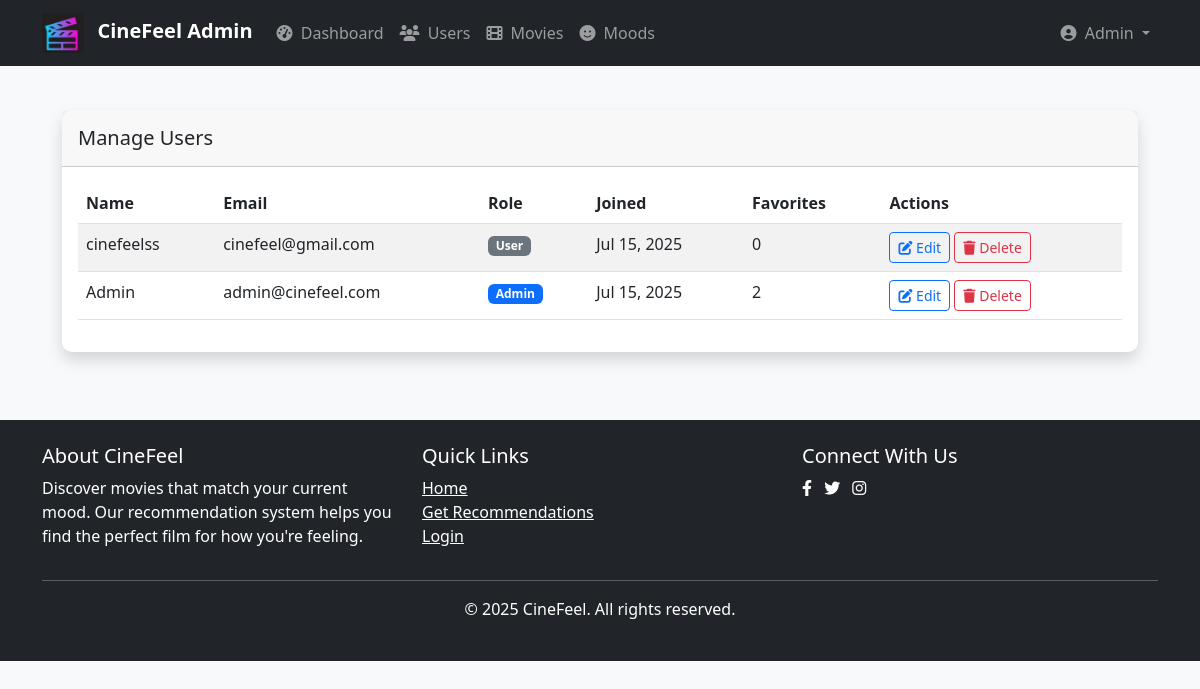
The page /admin/users.php (signed in) on the database its author committed.
### tables this page shows
CREATE TABLE `users` (
  `user_id` int(11) NOT NULL,
  `name` varchar(100) NOT NULL,
  `email` varchar(100) NOT NULL,
  `password` varchar(255) NOT NULL,
  `role` enum('user','admin') DEFAULT 'user',
  `created_at` timestamp NOT NULL DEFAULT current_timestamp()
);

### admin/users.php (the view, shortened to what this page needs)
<?php
require_once '../includes/auth.php';
$users = $pdo->query("
    SELECT u.*, COUNT(f.favorite_id) as favorite_count
    FROM users u
    LEFT JOIN favorites f ON u.user_id = f.user_id
    GROUP BY u.user_id
    ORDER BY u.created_at DESC
")->fetchAll();
require_once '../includes/header.php';
?>
<div class="admin-container">
    <div class="card shadow mb-4">
        <div class="card-header py-3">
            <h2 class="h5 mb-0">Manage Users</h2>
        </div>
        <div class="card-body">
            <div class="table-responsive">
                <table class="table table-striped table-hover">
                    <thead>
                        <tr>
                            <th>Name</th>
                            <th>Email</th>
                            <th>Role</th>
                            <th>Joined</th>
                            <th>Favorites</th>
                            <th>Actions</th>
                        </tr>
                    </thead>
                    <tbody>
                        <?php foreach ($users as $user): ?>
                        <tr>
                            <td><?php echo htmlspecialchars($user['name']); ?></td>
                            <td><?php echo htmlspecialchars($user['email']); ?></td>
                            <td>
                                <span class="badge <?php echo $user['role'] === 'admin' ? 'bg-primary' : 'bg-secondary'; ?>">
                                    <?php echo ucfirst($user['role']); ?>
                                </span>
                            </td>
                            <td><?php echo date('M j, Y', strtotime($user['created_at'])); ?></td>
                            <td><?php echo $user['favorite_count']; ?></td>
                            <td>
                                <button class="btn btn-sm btn-outline-primary edit-user"
                                        data-user-id="<?php echo $user['user_id']; ?>"
                                        data-name="<?php echo htmlspecialchars($user['name']); ?>"
                                        data-email="<?php echo htmlspecialchars($user['email']); ?>"
                                        data-role="<?php echo htmlspecialchars($user['role']); ?>">
                                    <i class="fas fa-edit"></i> Edit
                                </button>
                                <form method="POST" class="d-inline">
                                    <button type="submit" name="delete_user" class="btn btn-sm btn-outline-danger"
                                            onclick="return confirm('Are you sure you want to delete this user?')">
                                        <i class="fas fa-trash"></i> Delete
                                    </button>
                                </form>
                            </td>
                        </tr>
                        <?php endforeach; ?>
                    </tbody>
                </table>
            </div>
        </div>
    </div>
</div>
<?php require_once '../includes/footer.php'; ?>

### assets/css/style.css (style rules this page uses)
:root { --primary-color: #6c5ce7; --secondary-color: #a29bfe; --dark-color: #2d3436; --light-color: #f5f6fa; --success-color: #00b894; --danger-color: #d63031; --warning-color: #fdcb6e; --info-color: #0984e3; --font-stack: 'Segoe UI', Tahoma, Geneva, Verdana, sans-serif; }
body { font-family: var(--font-stack); background-color: #f8f9fa; color: var(--dark-color); scroll-behavior: smooth; }

### assets/css/admin.css (style rules this page uses)
.admin-container { padding: 20px; }
.card { border: none; border-radius: 10px; box-shadow: 0 4px 6px rgba(0, 0, 0, 0.1); }
.table-responsive { overflow-x: auto; }

### rows shown on the page
users: name "cinefeelss", email "cinefeel@gmail.com", role "User", created_at "Jul 15, 2025", favorite_count "0"
users: name "Admin", email "admin@cinefeel.com", role "Admin", created_at "Jul 15, 2025", favorite_count "2"

### other values the page prints
$_SESSION['name'] "Admin"
